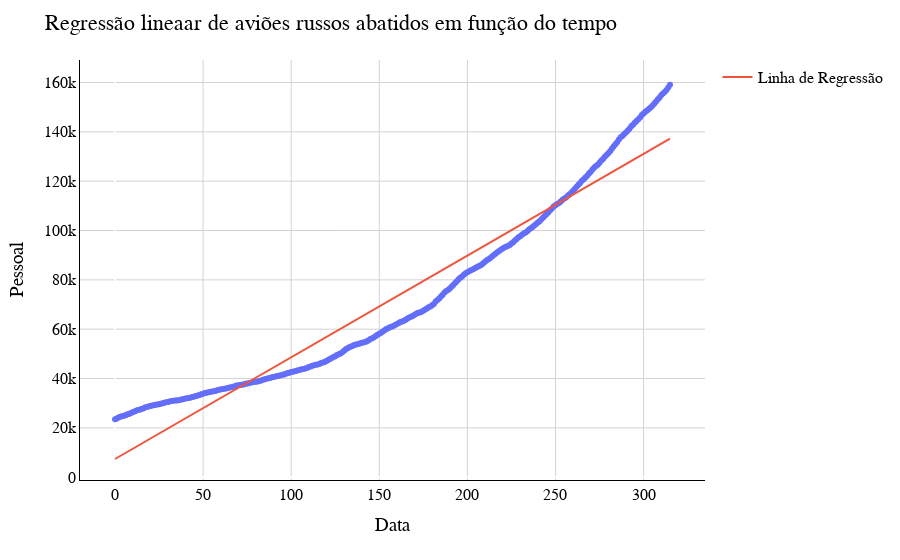

Notebook code cell kept with this figure:
### Code cell
grf_regresion = px.scatter(x = Dia.ravel(), y = y_base_war)
grf_regresion.add_scatter(x = Dia.ravel(), y = previsoes, name = 'Linha de Regressão')

#Adcionando templates do Gráfico
grf_regresion.update_layout(title='Regressão lineaar de aviões russos abatidos em função do tempo',
xaxis_title='Data',
yaxis_title='Pessoal',
plot_bgcolor = 'white',
font = {'family': 'Arial','size': 16,'color': 'black'})

#Configurando a formatação
grf_regresion.update_xaxes( showgrid=True, gridwidth=1, gridcolor='lightgray',
showline=True, linewidth=1, linecolor='black')
grf_regresion.update_yaxes(showgrid=True, gridwidth=1, gridcolor='lightgray',
showline=True, linewidth=1, linecolor='black')
grf_regresion.show()

### Figure 1 — Plotly figure (JSON) as saved in the notebook; plotly's stock layout.template omitted (floating-point values rounded to 4 significant figures; data arrays with more than 128 entries replaced by an {"elided": "..."} marker saying what was removed)
{"data": [{"hovertemplate": "x=%{x}<br>y=%{y}<extra></extra>", "legendgroup": "", "marker": {"color": "#636efa", "symbol": "circle"}, "mode": "markers", "name": "", "orientation": "v", "showlegend": false, "type": "scatter", "x": {"elided": "316 int values"}, "xaxis": "x", "y": {"elided": "316 int values"}, "yaxis": "y"}, {"name": "Linha de Regressão", "type": "scatter", "x": {"elided": "316 int values"}, "y": {"elided": "316 float values"}}], "layout": {"font": {"color": "black", "family": "Arial", "size": 16}, "legend": {"tracegroupgap": 0}, "margin": {"t": 60}, "plot_bgcolor": "white", "title": {"text": "Regressão lineaar de aviões russos abatidos em função do tempo"}, "xaxis": {"anchor": "y", "domain": [0, 1], "gridcolor": "lightgray", "gridwidth": 1, "linecolor": "black", "linewidth": 1, "showgrid": true, "showline": true, "title": {"text": "Data"}}, "yaxis": {"anchor": "x", "domain": [0, 1], "gridcolor": "lightgray", "gridwidth": 1, "linecolor": "black", "linewidth": 1, "showgrid": true, "showline": true, "title": {"text": "Pessoal"}}}}
